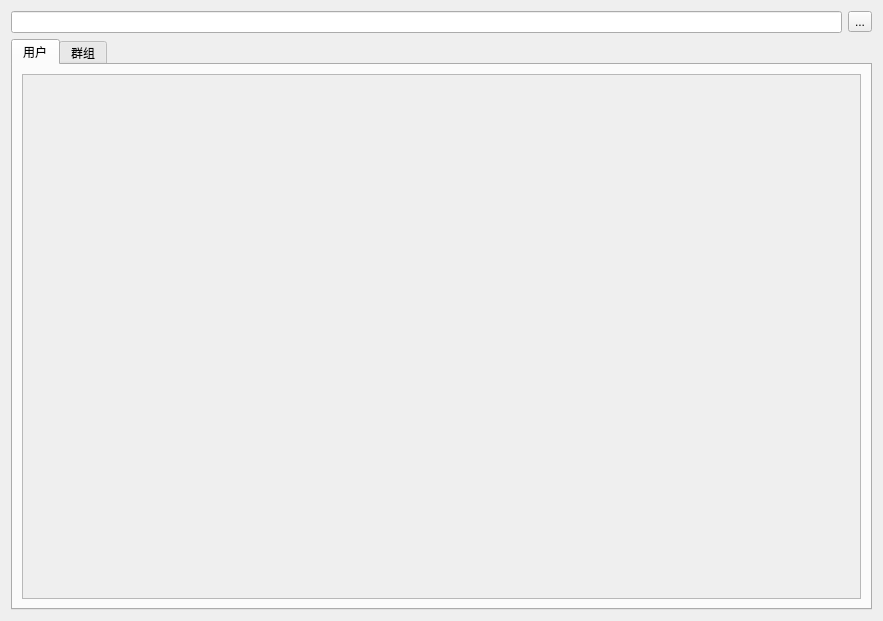
<?xml version="1.0" encoding="UTF-8"?>
<ui version="4.0">
 <class>AddFriendWgt</class>
 <widget class="QWidget" name="AddFriendWgt">
  <property name="geometry">
   <rect>
    <x>0</x>
    <y>0</y>
    <width>883</width>
    <height>621</height>
   </rect>
  </property>
  <property name="windowTitle">
   <string>Form</string>
  </property>
  <layout class="QVBoxLayout" name="verticalLayout_2">
   <item>
    <layout class="QHBoxLayout" name="horizontalLayout_2">
     <item>
      <widget class="QLineEdit" name="SearchLedit"/>
     </item>
     <item>
      <widget class="QToolButton" name="SearchTb">
       <property name="text">
        <string>...</string>
       </property>
      </widget>
     </item>
    </layout>
   </item>
   <item>
    <widget class="QTabWidget" name="tabWidget">
     <property name="currentIndex">
      <number>0</number>
     </property>
     <widget class="QWidget" name="UserTab">
      <attribute name="title">
       <string>用户</string>
      </attribute>
      <layout class="QVBoxLayout" name="verticalLayout">
       <item>
        <widget class="QScrollArea" name="UserScroll">
         <property name="widgetResizable">
          <bool>true</bool>
         </property>
         <widget class="QWidget" name="UserScrollWgt">
          <property name="geometry">
           <rect>
            <x>0</x>
            <y>0</y>
            <width>831</width>
            <height>514</height>
           </rect>
          </property>
          <layout class="QVBoxLayout" name="verticalLayout_3">
           <item>
            <widget class="QWidget" name="UserSearchWgt" native="true"/>
           </item>
           <item>
            <spacer name="UserVSpacer">
             <property name="orientation">
              <enum>Qt::Vertical</enum>
             </property>
             <property name="sizeHint" stdset="0">
              <size>
               <width>20</width>
               <height>472</height>
              </size>
             </property>
            </spacer>
           </item>
          </layout>
         </widget>
        </widget>
       </item>
      </layout>
     </widget>
     <widget class="QWidget" name="GroupTab">
      <attribute name="title">
       <string>群组</string>
      </attribute>
     </widget>
    </widget>
   </item>
  </layout>
 </widget>
 <resources/>
 <connections/>
</ui>
